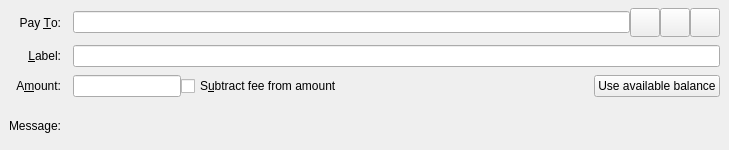
<?xml version="1.0" encoding="UTF-8"?>
<ui version="4.0">
 <class>SendCoinsEntry</class>
 <widget class="QStackedWidget" name="SendCoinsEntry">
  <property name="geometry">
   <rect>
    <x>0</x>
    <y>0</y>
    <width>729</width>
    <height>150</height>
   </rect>
  </property>
  <property name="focusPolicy">
   <enum>Qt::TabFocus</enum>
  </property>
  <property name="autoFillBackground">
   <bool>false</bool>
  </property>
  <widget class="QFrame" name="SendCoins">
   <property name="toolTip">
    <string>This is a normal payment.</string>
   </property>
   <property name="frameShape">
    <enum>QFrame::NoFrame</enum>
   </property>
   <layout class="QGridLayout" name="gridLayout">
    <property name="topMargin">
     <number>8</number>
    </property>
    <property name="bottomMargin">
     <number>4</number>
    </property>
    <property name="horizontalSpacing">
     <number>12</number>
    </property>
    <property name="verticalSpacing">
     <number>8</number>
    </property>
    <item row="0" column="0">
     <widget class="QLabel" name="payToLabel">
      <property name="text">
       <string>Pay &amp;To:</string>
      </property>
      <property name="alignment">
       <set>Qt::AlignRight|Qt::AlignTrailing|Qt::AlignVCenter</set>
      </property>
      <property name="buddy">
       <cstring>payTo</cstring>
      </property>
     </widget>
    </item>
    <item row="0" column="1">
     <layout class="QHBoxLayout" name="payToLayout">
      <property name="spacing">
       <number>0</number>
      </property>
      <item>
       <widget class="QValidatedLineEdit" name="payTo">
        <property name="toolTip">
         <string>The DONU address to send the payment to</string>
        </property>
       </widget>
      </item>
      <item>
       <widget class="QToolButton" name="addressBookButton">
        <property name="toolTip">
         <string>Choose previously used address</string>
        </property>
        <property name="text">
         <string/>
        </property>
        <property name="icon">
         <iconset resource="../donu.qrc">
          <normaloff>:/icons/address-book</normaloff>:/icons/address-book</iconset>
        </property>
        <property name="iconSize">
         <size>
          <width>22</width>
          <height>22</height>
         </size>
        </property>
        <property name="shortcut">
         <string>Alt+A</string>
        </property>
       </widget>
      </item>
      <item>
       <widget class="QToolButton" name="pasteButton">
        <property name="toolTip">
         <string>Paste address from clipboard</string>
        </property>
        <property name="text">
         <string/>
        </property>
        <property name="icon">
         <iconset resource="../donu.qrc">
          <normaloff>:/icons/editpaste</normaloff>:/icons/editpaste</iconset>
        </property>
        <property name="iconSize">
         <size>
          <width>22</width>
          <height>22</height>
         </size>
        </property>
        <property name="shortcut">
         <string>Alt+P</string>
        </property>
       </widget>
      </item>
      <item>
       <widget class="QToolButton" name="deleteButton">
        <property name="toolTip">
         <string>Remove this entry</string>
        </property>
        <property name="text">
         <string/>
        </property>
        <property name="icon">
         <iconset resource="../donu.qrc">
          <normaloff>:/icons/remove</normaloff>:/icons/remove</iconset>
        </property>
        <property name="iconSize">
         <size>
          <width>22</width>
          <height>22</height>
         </size>
        </property>
       </widget>
      </item>
     </layout>
    </item>
    <item row="1" column="0">
     <widget class="QLabel" name="labellLabel">
      <property name="text">
       <string>&amp;Label:</string>
      </property>
      <property name="alignment">
       <set>Qt::AlignRight|Qt::AlignTrailing|Qt::AlignVCenter</set>
      </property>
      <property name="buddy">
       <cstring>addAsLabel</cstring>
      </property>
     </widget>
    </item>
    <item row="1" column="1">
     <widget class="QLineEdit" name="addAsLabel">
      <property name="toolTip">
       <string>Enter a label for this address to add it to the list of used addresses</string>
      </property>
     </widget>
    </item>
    <item row="2" column="0">
     <widget class="QLabel" name="amountLabel">
      <property name="text">
       <string>A&amp;mount:</string>
      </property>
      <property name="alignment">
       <set>Qt::AlignRight|Qt::AlignTrailing|Qt::AlignVCenter</set>
      </property>
      <property name="buddy">
       <cstring>payAmount</cstring>
      </property>
     </widget>
    </item>
    <item row="2" column="1">
     <layout class="QHBoxLayout" name="horizontalLayoutAmount" stretch="0,1,0">
      <item>
       <widget class="DONUAmountField" name="payAmount"/>
      </item>
      <item>
       <widget class="QCheckBox" name="checkboxSubtractFeeFromAmount">
        <property name="toolTip">
         <string>The fee will be deducted from the amount being sent. The recipient will receive less bitcoins than you enter in the amount field. If multiple recipients are selected, the fee is split equally.</string>
        </property>
        <property name="text">
         <string>S&amp;ubtract fee from amount</string>
        </property>
       </widget>
      </item>
      <item>
       <widget class="QPushButton" name="useAvailableBalanceButton">
        <property name="text">
         <string>Use available balance</string>
        </property>
       </widget>
      </item>
     </layout>
    </item>
    <item row="3" column="0">
     <widget class="QLabel" name="messageLabel">
      <property name="text">
       <string>Message:</string>
      </property>
      <property name="alignment">
       <set>Qt::AlignRight|Qt::AlignTrailing|Qt::AlignVCenter</set>
      </property>
     </widget>
    </item>
    <item row="3" column="1">
     <widget class="QLabel" name="messageTextLabel">
      <property name="toolTip">
       <string>A message that was attached to the bitcoin: URI which will be stored with the transaction for your reference. Note: This message will not be sent over the DONU network.</string>
      </property>
      <property name="textFormat">
       <enum>Qt::PlainText</enum>
      </property>
     </widget>
    </item>
   </layout>
  </widget>
  <widget class="QFrame" name="SendCoins_UnauthenticatedPaymentRequest">
   <property name="palette">
    <palette>
     <active>
      <colorrole role="WindowText">
       <brush brushstyle="SolidPattern">
        <color alpha="255">
         <red>0</red>
         <green>0</green>
         <blue>0</blue>
        </color>
       </brush>
      </colorrole>
      <colorrole role="Button">
       <brush brushstyle="SolidPattern">
        <color alpha="255">
         <red>255</red>
         <green>255</green>
         <blue>127</blue>
        </color>
       </brush>
      </colorrole>
      <colorrole role="Light">
       <brush brushstyle="SolidPattern">
        <color alpha="255">
         <red>255</red>
         <green>255</green>
         <blue>255</blue>
        </color>
       </brush>
      </colorrole>
      <colorrole role="Midlight">
       <brush brushstyle="SolidPattern">
        <color alpha="255">
         <red>255</red>
         <green>255</green>
         <blue>191</blue>
        </color>
       </brush>
      </colorrole>
      <colorrole role="Dark">
       <brush brushstyle="SolidPattern">
        <color alpha="255">
         <red>127</red>
         <green>127</green>
         <blue>63</blue>
        </color>
       </brush>
      </colorrole>
      <colorrole role="Mid">
       <brush brushstyle="SolidPattern">
        <color alpha="255">
         <red>170</red>
         <green>170</green>
         <blue>84</blue>
        </color>
       </brush>
      </colorrole>
      <colorrole role="Text">
       <brush brushstyle="SolidPattern">
        <color alpha="255">
         <red>0</red>
         <green>0</green>
         <blue>0</blue>
        </color>
       </brush>
      </colorrole>
      <colorrole role="BrightText">
       <brush brushstyle="SolidPattern">
        <color alpha="255">
         <red>255</red>
         <green>255</green>
         <blue>255</blue>
        </color>
       </brush>
      </colorrole>
      <colorrole role="ButtonText">
       <brush brushstyle="SolidPattern">
        <color alpha="255">
         <red>0</red>
         <green>0</green>
         <blue>0</blue>
        </color>
       </brush>
      </colorrole>
      <colorrole role="Base">
       <brush brushstyle="SolidPattern">
        <color alpha="255">
         <red>255</red>
         <green>255</green>
         <blue>255</blue>
        </color>
       </brush>
      </colorrole>
      <colorrole role="Window">
       <brush brushstyle="SolidPattern">
        <color alpha="255">
         <red>255</red>
         <green>255</green>
         <blue>127</blue>
        </color>
       </brush>
      </colorrole>
      <colorrole role="Shadow">
       <brush brushstyle="SolidPattern">
        <color alpha="255">
         <red>0</red>
         <green>0</green>
         <blue>0</blue>
        </color>
       </brush>
      </colorrole>
      <colorrole role="AlternateBase">
       <brush brushstyle="SolidPattern">
        <color alpha="255">
         <red>255</red>
         <green>255</green>
         <blue>191</blue>
        </color>
       </brush>
      </colorrole>
      <colorrole role="ToolTipBase">
       <brush brushstyle="SolidPattern">
        <color alpha="255">
         <red>255</red>
         <green>255</green>
         <blue>220</blue>
        </color>
       </brush>
      </colorrole>
      <colorrole role="ToolTipText">
       <brush brushstyle="SolidPattern">
        <color alpha="255">
         <red>0</red>
         <green>0</green>
         <blue>0</blue>
        </color>
       </brush>
      </colorrole>
     </active>
     <inactive>
      <colorrole role="WindowText">
       <brush brushstyle="SolidPattern">
        <color alpha="255">
         <red>0</red>
         <green>0</green>
         <blue>0</blue>
        </color>
       </brush>
      </colorrole>
      <colorrole role="Button">
       <brush brushstyle="SolidPattern">
        <color alpha="255">
         <red>255</red>
         <green>255</green>
         <blue>127</blue>
        </color>
       </brush>
      </colorrole>
      <colorrole role="Light">
       <brush brushstyle="SolidPattern">
        <color alpha="255">
         <red>255</red>
         <green>255</green>
         <blue>255</blue>
        </color>
       </brush>
      </colorrole>
      <colorrole role="Midlight">
       <brush brushstyle="SolidPattern">
        <color alpha="255">
         <red>255</red>
         <green>255</green>
         <blue>191</blue>
        </color>
       </brush>
      </colorrole>
      <colorrole role="Dark">
       <brush brushstyle="SolidPattern">
        <color alpha="255">
         <red>127</red>
         <green>127</green>
         <blue>63</blue>
        </color>
       </brush>
      </colorrole>
      <colorrole role="Mid">
       <brush brushstyle="SolidPattern">
        <color alpha="255">
         <red>170</red>
         <green>170</green>
         <blue>84</blue>
        </color>
       </brush>
      </colorrole>
      <colorrole role="Text">
       <brush brushstyle="SolidPattern">
        <color alpha="255">
         <red>0</red>
         <green>0</green>
         <blue>0</blue>
        </color>
       </brush>
      </colorrole>
      <colorrole role="BrightText">
       <brush brushstyle="SolidPattern">
        <color alpha="255">
         <red>255</red>
         <green>255</green>
         <blue>255</blue>
        </color>
       </brush>
      </colorrole>
      <colorrole role="ButtonText">
       <brush brushstyle="SolidPattern">
        <color alpha="255">
         <red>0</red>
         <green>0</green>
         <blue>0</blue>
        </color>
       </brush>
      </colorrole>
      <colorrole role="Base">
       <brush brushstyle="SolidPattern">
        <color alpha="255">
         <red>255</red>
         <green>255</green>
         <blue>255</blue>
        </color>
       </brush>
      </colorrole>
      <colorrole role="Window">
       <brush brushstyle="SolidPattern">
        <color alpha="255">
         <red>255</red>
         <green>255</green>
         <blue>127</blue>
        </color>
       </brush>
      </colorrole>
      <colorrole role="Shadow">
       <brush brushstyle="SolidPattern">
        <color alpha="255">
         <red>0</red>
         <green>0</green>
         <blue>0</blue>
        </color>
       </brush>
      </colorrole>
      <colorrole role="AlternateBase">
       <brush brushstyle="SolidPattern">
        <color alpha="255">
         <red>255</red>
         <green>255</green>
         <blue>191</blue>
        </color>
       </brush>
      </colorrole>
      <colorrole role="ToolTipBase">
       <brush brushstyle="SolidPattern">
        <color alpha="255">
         <red>255</red>
         <green>255</green>
         <blue>220</blue>
        </color>
       </brush>
      </colorrole>
      <colorrole role="ToolTipText">
       <brush brushstyle="SolidPattern">
        <color alpha="255">
         <red>0</red>
         <green>0</green>
         <blue>0</blue>
        </color>
       </brush>
      </colorrole>
     </inactive>
     <disabled>
      <colorrole role="WindowText">
       <brush brushstyle="SolidPattern">
        <color alpha="255">
         <red>127</red>
         <green>127</green>
         <blue>63</blue>
        </color>
       </brush>
      </colorrole>
      <colorrole role="Button">
       <brush brushstyle="SolidPattern">
        <color alpha="255">
         <red>255</red>
         <green>255</green>
         <blue>127</blue>
        </color>
       </brush>
      </colorrole>
      <colorrole role="Light">
       <brush brushstyle="SolidPattern">
        <color alpha="255">
         <red>255</red>
         <green>255</green>
         <blue>255</blue>
        </color>
       </brush>
      </colorrole>
      <colorrole role="Midlight">
       <brush brushstyle="SolidPattern">
        <color alpha="255">
         <red>255</red>
         <green>255</green>
         <blue>191</blue>
        </color>
       </brush>
      </colorrole>
      <colorrole role="Dark">
       <brush brushstyle="SolidPattern">
        <color alpha="255">
         <red>127</red>
         <green>127</green>
         <blue>63</blue>
        </color>
       </brush>
      </colorrole>
      <colorrole role="Mid">
       <brush brushstyle="SolidPattern">
        <color alpha="255">
         <red>170</red>
         <green>170</green>
         <blue>84</blue>
        </color>
       </brush>
      </colorrole>
      <colorrole role="Text">
       <brush brushstyle="SolidPattern">
        <color alpha="255">
         <red>127</red>
         <green>127</green>
         <blue>63</blue>
        </color>
       </brush>
      </colorrole>
      <colorrole role="BrightText">
       <brush brushstyle="SolidPattern">
        <color alpha="255">
         <red>255</red>
         <green>255</green>
         <blue>255</blue>
        </color>
       </brush>
      </colorrole>
      <colorrole role="ButtonText">
       <brush brushstyle="SolidPattern">
        <color alpha="255">
         <red>127</red>
         <green>127</green>
         <blue>63</blue>
        </color>
       </brush>
      </colorrole>
      <colorrole role="Base">
       <brush brushstyle="SolidPattern">
        <color alpha="255">
         <red>255</red>
         <green>255</green>
         <blue>127</blue>
        </color>
       </brush>
      </colorrole>
      <colorrole role="Window">
       <brush brushstyle="SolidPattern">
        <color alpha="255">
         <red>255</red>
         <green>255</green>
         <blue>127</blue>
        </color>
       </brush>
      </colorrole>
      <colorrole role="Shadow">
       <brush brushstyle="SolidPattern">
        <color alpha="255">
         <red>0</red>
         <green>0</green>
         <blue>0</blue>
        </color>
       </brush>
      </colorrole>
      <colorrole role="AlternateBase">
       <brush brushstyle="SolidPattern">
        <color alpha="255">
         <red>255</red>
         <green>255</green>
         <blue>127</blue>
        </color>
       </brush>
      </colorrole>
      <colorrole role="ToolTipBase">
       <brush brushstyle="SolidPattern">
        <color alpha="255">
         <red>255</red>
         <green>255</green>
         <blue>220</blue>
        </color>
       </brush>
      </colorrole>
      <colorrole role="ToolTipText">
       <brush brushstyle="SolidPattern">
        <color alpha="255">
         <red>0</red>
         <green>0</green>
         <blue>0</blue>
        </color>
       </brush>
      </colorrole>
     </disabled>
    </palette>
   </property>
   <property name="toolTip">
    <string>This is an unauthenticated payment request.</string>
   </property>
   <property name="autoFillBackground">
    <bool>true</bool>
   </property>
   <property name="frameShape">
    <enum>QFrame::NoFrame</enum>
   </property>
   <layout class="QGridLayout" name="gridLayout_is">
    <property name="spacing">
     <number>12</number>
    </property>
    <item row="0" column="0">
     <widget class="QLabel" name="payToLabel_is">
      <property name="text">
       <string>Pay To:</string>
      </property>
      <property name="alignment">
       <set>Qt::AlignRight|Qt::AlignTrailing|Qt::AlignVCenter</set>
      </property>
     </widget>
    </item>
    <item row="0" column="1">
     <layout class="QHBoxLayout" name="payToLayout_is">
      <property name="spacing">
       <number>0</number>
      </property>
      <item>
       <widget class="QLabel" name="payTo_is"/>
      </item>
      <item>
       <widget class="QToolButton" name="deleteButton_is">
        <property name="toolTip">
         <string>Remove this entry</string>
        </property>
        <property name="text">
         <string/>
        </property>
        <property name="icon">
         <iconset resource="../donu.qrc">
          <normaloff>:/icons/remove</normaloff>:/icons/remove</iconset>
        </property>
       </widget>
      </item>
     </layout>
    </item>
    <item row="1" column="0">
     <widget class="QLabel" name="memoLabel_is">
      <property name="text">
       <string>Memo:</string>
      </property>
      <property name="alignment">
       <set>Qt::AlignRight|Qt::AlignTrailing|Qt::AlignVCenter</set>
      </property>
     </widget>
    </item>
    <item row="1" column="1">
     <widget class="QLabel" name="memoTextLabel_is">
      <property name="textFormat">
       <enum>Qt::PlainText</enum>
      </property>
     </widget>
    </item>
    <item row="2" column="0">
     <widget class="QLabel" name="amountLabel_is">
      <property name="text">
       <string>A&amp;mount:</string>
      </property>
      <property name="alignment">
       <set>Qt::AlignRight|Qt::AlignTrailing|Qt::AlignVCenter</set>
      </property>
      <property name="buddy">
       <cstring>payAmount_is</cstring>
      </property>
     </widget>
    </item>
    <item row="2" column="1">
     <widget class="DONUAmountField" name="payAmount_is">
      <property name="acceptDrops">
       <bool>false</bool>
      </property>
     </widget>
    </item>
   </layout>
  </widget>
  <widget class="QFrame" name="SendCoins_AuthenticatedPaymentRequest">
   <property name="palette">
    <palette>
     <active>
      <colorrole role="WindowText">
       <brush brushstyle="SolidPattern">
        <color alpha="255">
         <red>0</red>
         <green>0</green>
         <blue>0</blue>
        </color>
       </brush>
      </colorrole>
      <colorrole role="Button">
       <brush brushstyle="SolidPattern">
        <color alpha="255">
         <red>140</red>
         <green>232</green>
         <blue>119</blue>
        </color>
       </brush>
      </colorrole>
      <colorrole role="Light">
       <brush brushstyle="SolidPattern">
        <color alpha="255">
         <red>230</red>
         <green>255</green>
         <blue>224</blue>
        </color>
       </brush>
      </colorrole>
      <colorrole role="Midlight">
       <brush brushstyle="SolidPattern">
        <color alpha="255">
         <red>185</red>
         <green>243</green>
         <blue>171</blue>
        </color>
       </brush>
      </colorrole>
      <colorrole role="Dark">
       <brush brushstyle="SolidPattern">
        <color alpha="255">
         <red>70</red>
         <green>116</green>
         <blue>59</blue>
        </color>
       </brush>
      </colorrole>
      <colorrole role="Mid">
       <brush brushstyle="SolidPattern">
        <color alpha="255">
         <red>93</red>
         <green>155</green>
         <blue>79</blue>
        </color>
       </brush>
      </colorrole>
      <colorrole role="Text">
       <brush brushstyle="SolidPattern">
        <color alpha="255">
         <red>0</red>
         <green>0</green>
         <blue>0</blue>
        </color>
       </brush>
      </colorrole>
      <colorrole role="BrightText">
       <brush brushstyle="SolidPattern">
        <color alpha="255">
         <red>155</red>
         <green>255</green>
         <blue>147</blue>
        </color>
       </brush>
      </colorrole>
      <colorrole role="ButtonText">
       <brush brushstyle="SolidPattern">
        <color alpha="255">
         <red>0</red>
         <green>0</green>
         <blue>0</blue>
        </color>
       </brush>
      </colorrole>
      <colorrole role="Base">
       <brush brushstyle="SolidPattern">
        <color alpha="255">
         <red>119</red>
         <green>255</green>
         <blue>233</blue>
        </color>
       </brush>
      </colorrole>
      <colorrole role="Window">
       <brush brushstyle="SolidPattern">
        <color alpha="255">
         <red>140</red>
         <green>232</green>
         <blue>119</blue>
        </color>
       </brush>
      </colorrole>
      <colorrole role="Shadow">
       <brush brushstyle="SolidPattern">
        <color alpha="255">
         <red>0</red>
         <green>0</green>
         <blue>0</blue>
        </color>
       </brush>
      </colorrole>
      <colorrole role="AlternateBase">
       <brush brushstyle="SolidPattern">
        <color alpha="255">
         <red>197</red>
         <green>243</green>
         <blue>187</blue>
        </color>
       </brush>
      </colorrole>
      <colorrole role="NoRole">
       <brush brushstyle="SolidPattern">
        <color alpha="255">
         <red>125</red>
         <green>194</green>
         <blue>122</blue>
        </color>
       </brush>
      </colorrole>
      <colorrole role="ToolTipBase">
       <brush brushstyle="SolidPattern">
        <color alpha="255">
         <red>255</red>
         <green>255</green>
         <blue>220</blue>
        </color>
       </brush>
      </colorrole>
      <colorrole role="ToolTipText">
       <brush brushstyle="SolidPattern">
        <color alpha="255">
         <red>0</red>
         <green>0</green>
         <blue>0</blue>
        </color>
       </brush>
      </colorrole>
     </active>
     <inactive>
      <colorrole role="WindowText">
       <brush brushstyle="SolidPattern">
        <color alpha="255">
         <red>0</red>
         <green>0</green>
         <blue>0</blue>
        </color>
       </brush>
      </colorrole>
      <colorrole role="Button">
       <brush brushstyle="SolidPattern">
        <color alpha="255">
         <red>140</red>
         <green>232</green>
         <blue>119</blue>
        </color>
       </brush>
      </colorrole>
      <colorrole role="Light">
       <brush brushstyle="SolidPattern">
        <color alpha="255">
         <red>230</red>
         <green>255</green>
         <blue>224</blue>
        </color>
       </brush>
      </colorrole>
      <colorrole role="Midlight">
       <brush brushstyle="SolidPattern">
        <color alpha="255">
         <red>185</red>
         <green>243</green>
         <blue>171</blue>
        </color>
       </brush>
      </colorrole>
      <colorrole role="Dark">
       <brush brushstyle="SolidPattern">
        <color alpha="255">
         <red>70</red>
         <green>116</green>
         <blue>59</blue>
        </color>
       </brush>
      </colorrole>
      <colorrole role="Mid">
       <brush brushstyle="SolidPattern">
        <color alpha="255">
         <red>93</red>
         <green>155</green>
         <blue>79</blue>
        </color>
       </brush>
      </colorrole>
      <colorrole role="Text">
       <brush brushstyle="SolidPattern">
        <color alpha="255">
         <red>0</red>
         <green>0</green>
         <blue>0</blue>
        </color>
       </brush>
      </colorrole>
      <colorrole role="BrightText">
       <brush brushstyle="SolidPattern">
        <color alpha="255">
         <red>155</red>
         <green>255</green>
         <blue>147</blue>
        </color>
       </brush>
      </colorrole>
      <colorrole role="ButtonText">
       <brush brushstyle="SolidPattern">
        <color alpha="255">
         <red>0</red>
         <green>0</green>
         <blue>0</blue>
        </color>
       </brush>
      </colorrole>
      <colorrole role="Base">
       <brush brushstyle="SolidPattern">
        <color alpha="255">
         <red>119</red>
         <green>255</green>
         <blue>233</blue>
        </color>
       </brush>
      </colorrole>
      <colorrole role="Window">
       <brush brushstyle="SolidPattern">
        <color alpha="255">
         <red>140</red>
         <green>232</green>
         <blue>119</blue>
        </color>
       </brush>
      </colorrole>
      <colorrole role="Shadow">
       <brush brushstyle="SolidPattern">
        <color alpha="255">
         <red>0</red>
         <green>0</green>
         <blue>0</blue>
        </color>
       </brush>
      </colorrole>
      <colorrole role="AlternateBase">
       <brush brushstyle="SolidPattern">
        <color alpha="255">
         <red>197</red>
         <green>243</green>
         <blue>187</blue>
        </color>
       </brush>
      </colorrole>
      <colorrole role="NoRole">
       <brush brushstyle="SolidPattern">
        <color alpha="255">
         <red>125</red>
         <green>194</green>
         <blue>122</blue>
        </color>
       </brush>
      </colorrole>
      <colorrole role="ToolTipBase">
       <brush brushstyle="SolidPattern">
        <color alpha="255">
         <red>255</red>
         <green>255</green>
         <blue>220</blue>
        </color>
       </brush>
      </colorrole>
      <colorrole role="ToolTipText">
       <brush brushstyle="SolidPattern">
        <color alpha="255">
         <red>0</red>
         <green>0</green>
         <blue>0</blue>
        </color>
       </brush>
      </colorrole>
     </inactive>
     <disabled>
      <colorrole role="WindowText">
       <brush brushstyle="SolidPattern">
        <color alpha="255">
         <red>70</red>
         <green>116</green>
         <blue>59</blue>
        </color>
       </brush>
      </colorrole>
      <colorrole role="Button">
       <brush brushstyle="SolidPattern">
        <color alpha="255">
         <red>140</red>
         <green>232</green>
         <blue>119</blue>
        </color>
       </brush>
      </colorrole>
      <colorrole role="Light">
       <brush brushstyle="SolidPattern">
        <color alpha="255">
         <red>230</red>
         <green>255</green>
         <blue>224</blue>
        </color>
       </brush>
      </colorrole>
      <colorrole role="Midlight">
       <brush brushstyle="SolidPattern">
        <color alpha="255">
         <red>185</red>
         <green>243</green>
         <blue>171</blue>
        </color>
       </brush>
      </colorrole>
      <colorrole role="Dark">
       <brush brushstyle="SolidPattern">
        <color alpha="255">
         <red>70</red>
         <green>116</green>
         <blue>59</blue>
        </color>
       </brush>
      </colorrole>
      <colorrole role="Mid">
       <brush brushstyle="SolidPattern">
        <color alpha="255">
         <red>93</red>
         <green>155</green>
         <blue>79</blue>
        </color>
       </brush>
      </colorrole>
      <colorrole role="Text">
       <brush brushstyle="SolidPattern">
        <color alpha="255">
         <red>70</red>
         <green>116</green>
         <blue>59</blue>
        </color>
       </brush>
      </colorrole>
      <colorrole role="BrightText">
       <brush brushstyle="SolidPattern">
        <color alpha="255">
         <red>155</red>
         <green>255</green>
         <blue>147</blue>
        </color>
       </brush>
      </colorrole>
      <colorrole role="ButtonText">
       <brush brushstyle="SolidPattern">
        <color alpha="255">
         <red>70</red>
         <green>116</green>
         <blue>59</blue>
        </color>
       </brush>
      </colorrole>
      <colorrole role="Base">
       <brush brushstyle="SolidPattern">
        <color alpha="255">
         <red>140</red>
         <green>232</green>
         <blue>119</blue>
        </color>
       </brush>
      </colorrole>
      <colorrole role="Window">
       <brush brushstyle="SolidPattern">
        <color alpha="255">
         <red>140</red>
         <green>232</green>
         <blue>119</blue>
        </color>
       </brush>
      </colorrole>
      <colorrole role="Shadow">
       <brush brushstyle="SolidPattern">
        <color alpha="255">
         <red>0</red>
         <green>0</green>
         <blue>0</blue>
        </color>
       </brush>
      </colorrole>
      <colorrole role="AlternateBase">
       <brush brushstyle="SolidPattern">
        <color alpha="255">
         <red>140</red>
         <green>232</green>
         <blue>119</blue>
        </color>
       </brush>
      </colorrole>
      <colorrole role="NoRole">
       <brush brushstyle="SolidPattern">
        <color alpha="255">
         <red>125</red>
         <green>194</green>
         <blue>122</blue>
        </color>
       </brush>
      </colorrole>
      <colorrole role="ToolTipBase">
       <brush brushstyle="SolidPattern">
        <color alpha="255">
         <red>255</red>
         <green>255</green>
         <blue>220</blue>
        </color>
       </brush>
      </colorrole>
      <colorrole role="ToolTipText">
       <brush brushstyle="SolidPattern">
        <color alpha="255">
         <red>0</red>
         <green>0</green>
         <blue>0</blue>
        </color>
       </brush>
      </colorrole>
     </disabled>
    </palette>
   </property>
   <property name="toolTip">
    <string>This is an authenticated payment request.</string>
   </property>
   <property name="autoFillBackground">
    <bool>true</bool>
   </property>
   <property name="frameShape">
    <enum>QFrame::NoFrame</enum>
   </property>
   <layout class="QGridLayout" name="gridLayout_s">
    <property name="spacing">
     <number>12</number>
    </property>
    <item row="0" column="0">
     <widget class="QLabel" name="payToLabel_s">
      <property name="text">
       <string>Pay To:</string>
      </property>
      <property name="alignment">
       <set>Qt::AlignRight|Qt::AlignTrailing|Qt::AlignVCenter</set>
      </property>
     </widget>
    </item>
    <item row="0" column="1">
     <layout class="QHBoxLayout" name="payToLayout_s">
      <property name="spacing">
       <number>0</number>
      </property>
      <item>
       <widget class="QLabel" name="payTo_s">
        <property name="textFormat">
         <enum>Qt::PlainText</enum>
        </property>
       </widget>
      </item>
      <item>
       <widget class="QToolButton" name="deleteButton_s">
        <property name="toolTip">
         <string>Remove this entry</string>
        </property>
        <property name="text">
         <string/>
        </property>
        <property name="icon">
         <iconset resource="../donu.qrc">
          <normaloff>:/icons/remove</normaloff>:/icons/remove</iconset>
        </property>
       </widget>
      </item>
     </layout>
    </item>
    <item row="1" column="0">
     <widget class="QLabel" name="memoLabel_s">
      <property name="text">
       <string>Memo:</string>
      </property>
      <property name="alignment">
       <set>Qt::AlignRight|Qt::AlignTrailing|Qt::AlignVCenter</set>
      </property>
     </widget>
    </item>
    <item row="1" column="1">
     <widget class="QLabel" name="memoTextLabel_s">
      <property name="textFormat">
       <enum>Qt::PlainText</enum>
      </property>
     </widget>
    </item>
    <item row="2" column="0">
     <widget class="QLabel" name="amountLabel_s">
      <property name="text">
       <string>A&amp;mount:</string>
      </property>
      <property name="alignment">
       <set>Qt::AlignRight|Qt::AlignTrailing|Qt::AlignVCenter</set>
      </property>
      <property name="buddy">
       <cstring>payAmount_s</cstring>
      </property>
     </widget>
    </item>
    <item row="2" column="1">
     <widget class="DONUAmountField" name="payAmount_s">
      <property name="acceptDrops">
       <bool>false</bool>
      </property>
     </widget>
    </item>
   </layout>
  </widget>
 </widget>
 <customwidgets>
  <customwidget>
   <class>QValidatedLineEdit</class>
   <extends>QLineEdit</extends>
   <header>qt/qvalidatedlineedit.h</header>
  </customwidget>
  <customwidget>
   <class>DONUAmountField</class>
   <extends>QLineEdit</extends>
   <header>qt/donuamountfield.h</header>
  </customwidget>
 </customwidgets>
 <tabstops>
  <tabstop>payTo</tabstop>
  <tabstop>addressBookButton</tabstop>
  <tabstop>pasteButton</tabstop>
  <tabstop>deleteButton</tabstop>
  <tabstop>addAsLabel</tabstop>
  <tabstop>payAmount</tabstop>
  <tabstop>payAmount_is</tabstop>
  <tabstop>deleteButton_is</tabstop>
  <tabstop>payAmount_s</tabstop>
  <tabstop>deleteButton_s</tabstop>
 </tabstops>
 <resources>
  <include location="../donu.qrc"/>
 </resources>
 <connections/>
</ui>
